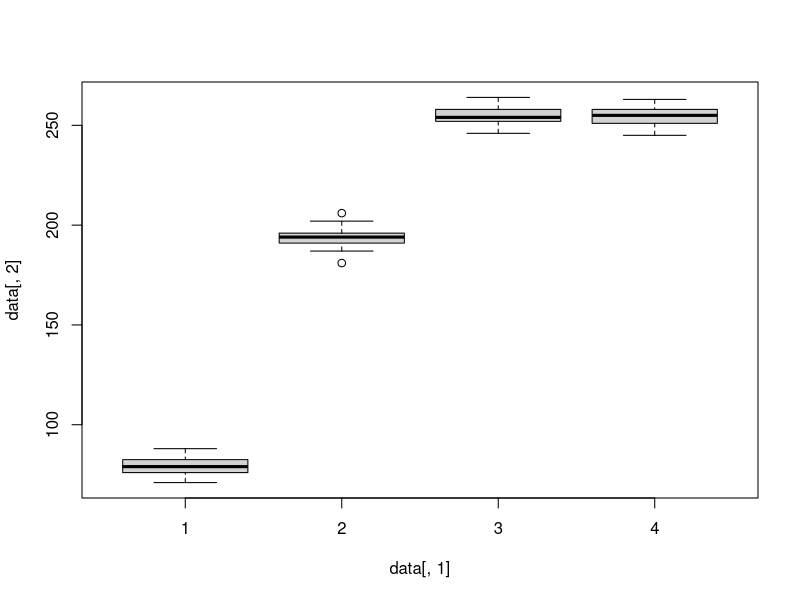

This chart was generated by the following R code:
aov.func = function(data,alpha=0.05,plot.logic=T,p.adjust.mod="holm"){
  error = FALSE
  data[,1]=as.factor(data[,1])
  group.levels = as.numeric(levels(data[,1])) #分类变量的水平取值
  #检验不同水平下指标的正态性
  for(i in group.levels){
    if(shapiro.test(data[which(data[,1]==i),2])$p.value<alpha){
      print(paste("ERROR:第",i,"组数据不服从正态分布"))
      error = TRUE
    }
  }
    if(error){
      return()
    }else{
      print("符合正态性前途！")
    }
    #检验不同水平下指标的方差齐次性
    if(bartlett.test(data[,2]~data[,1])$p.value<alpha){
      print("ERROR:符合方差齐次性前提")
      return()
    }else{
      print("符合方差齐次性前提！")
    }
    #绘制线箱图
    if(plot.logic){
      boxplot(data[,2]~data[,1])
    }
    #方差分析
    sol = aov(data[,2]~data[,1])
    p.value=summary(sol)[[1]][,5][1]
    tab = matrix(NA,nrow=3,ncol=5)
    dimnames(tab)=list(c("分类变量A","随机性误差","总和"),c("自由度","差异平方和","均方",
                        "统计量F","p-value"))
    tab[1:2,1] = summary(sol)[[1]][,1];tab[3,1]=sum(tab[1:2,1]) #自由度
    tab[1:2,2] = summary(sol)[[1]][,2];tab[3,2]=sum(tab[1:2,3]) #差异平方和
    tab[1:2,3] = summary(sol)[[1]][,3];#均方
    tab[1:2,4] = summary(sol)[[1]][,4];#统计量F
    tab[1,5] = p.value #p-value
    print("====方差分析=====")
    print(tab)
    #多重T检验
    if(p.value<alpha){
      print(paste(p.value,"<",alpha,":各水平下的指标有明显差别!"))
      sol.t = pairwise.t.test(data[,2],data[,1],p.adjust.method=p.adjust.mod)
      tab=sol.t[[3]]
      tab[which((sol.t[[3]]>alpha)==TRUE)] = "无差别"
      tab[which((sol.t[[3]]>alpha)==FALSE)] = "显著差别"
      print("===多重T检验====")
      print(tab)
    }else{
      print(paste(p.value,">",alpha,":各水平下的指标无明显差别!"))
    }
    return(sol)
}

##Example
price1 = c(79,79,87,79,71,84,82,85,82,88,81,71,76,76,81,75,72,83,76,77)
price2 = c(193,192,191,181,191,192,187,191,196,196,196,196,192,194,
           192,189,196,202,197,206,199,191,194,195,196)
price3 = c(252,252,255,264,254,252,253,260,258,258,259,254,251,250,
           257,250,257,261,246,252,258,259,251)
price4 = c(258,248,263,256,260,261,248,255,254,250,252,258,255,245,253)
price = c(price1,price2,price3,price4)
date =rep(1:4,c(20,25,23,15))
data= data.frame(group=date,x=price)

sol = aov.func(data)

##如果不符合方差分析条件，则直接使用如下语句 
kruskal.test(list(price1,price2,price3))




















